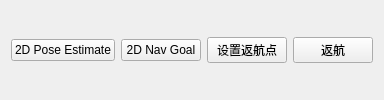
          <widget class="QWidget" name="tab_3">
           <attribute name="title">
            <string>rviz导航</string>
           </attribute>
           <layout class="QVBoxLayout" name="verticalLayout_15">
            <item>
             <layout class="QVBoxLayout" name="verticalLayout_14">
              <item>
               <layout class="QHBoxLayout" name="horizontalLayout_12">
                <item>
                 <widget class="QPushButton" name="set_start_btn">
                  <property name="text">
                   <string>2D Pose Estimate</string>
                  </property>
                  <property name="icon">
                   <iconset resource="../resources/images.qrc">
                    <normaloff>:/images/rviz_images/SetInitialPose.png</normaloff>:/images/rviz_images/SetInitialPose.png</iconset>
                  </property>
                 </widget>
                </item>
                <item>
                 <widget class="QPushButton" name="set_goal_btn">
                  <property name="text">
                   <string>2D Nav Goal</string>
                  </property>
                  <property name="icon">
                   <iconset resource="../resources/images.qrc">
                    <normaloff>:/images/rviz_images/SetGoal.png</normaloff>:/images/rviz_images/SetGoal.png</iconset>
                  </property>
                 </widget>
                </item>
                <item>
                 <widget class="QPushButton" name="set_return_pos_btn">
                  <property name="text">
                   <string>设置返航点</string>
                  </property>
                  <property name="icon">
                   <iconset resource="../resources/images.qrc">
                    <normaloff>:/images/set_return.png</normaloff>:/images/set_return.png</iconset>
                  </property>
                 </widget>
                </item>
                <item>
                 <widget class="QPushButton" name="return_pos_btn">
                  <property name="text">
                   <string>返航</string>
                  </property>
                  <property name="icon">
                   <iconset resource="../resources/images.qrc">
                    <normaloff>:/images/return.png</normaloff>:/images/return.png</iconset>
                  </property>
                 </widget>
                </item>
               </layout>
              </item>
              <item>
               <layout class="QVBoxLayout" name="Layout_rviz"/>
              </item>
             </layout>
            </item>
           </layout>
          </widget>
